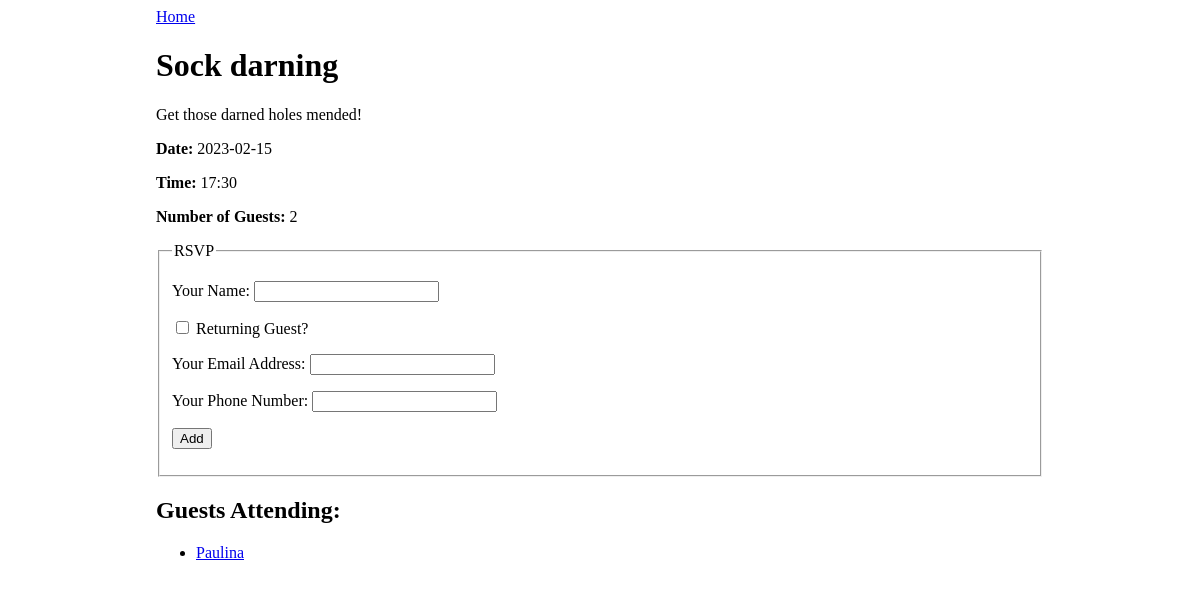
Screenshot of /event/2 with the database file from the repository.
### events_app/models.py (models this page shows)
class Event(db.Model):
    id = db.Column(db.Integer, primary_key=True)
    title = db.Column(db.String(80), nullable=False)
    description = db.Column(db.String(280))
    date_and_time = db.Column(db.DateTime)
    guests = db.relationship('Guest', secondary='guest_event', back_populates='events_attending')
    event_type = db.Column(db.Enum("Party", "Study", "Networking", "Lecture", "Workshop", name="event_type"))

class Guest(db.Model):
    id = db.Column(db.Integer, primary_key=True)
    name = db.Column(db.String(80), nullable=False)
    email = db.Column(db.String(80), nullable=False)
    phone = db.Column(db.String(12), nullable=False)
    events_attending = db.relationship('Event', secondary='guest_event', back_populates='guests')

### events_app/routes.py (the view)
@main.route('/event/<event_id>', methods=['GET'])
def event_detail(event_id):
    event = Event.query.filter_by(id=event_id).first()
    guest_count = Guest.query.count()
    return render_template('event_detail.html', event=event, guest_count=guest_count)

### events_app/templates/event_detail.html (shortened to what this page needs)
{% extends 'base.html' %}
{% block content %}
<a href="/">Home</a>
<h1>{{ event.title }}</h1>
<p>{{ event.description }}</p>
<p><strong>Date:</strong> {{ event.date_and_time.strftime('%Y-%m-%d') }}</p>
<p><strong>Time:</strong> {{ event.date_and_time.strftime('%H:%M') }}</p>
<p><strong>Number of Guests:</strong> {{ guest_count }}</p>
<form method="POST">
    <fieldset>
        <legend>RSVP</legend>
        <p>
            <label>
                Your Name:
                <input type="text" name="guest_name">
            </label>
        </p>
        <p>
            <label>
                <input type="checkbox" name="returning" onchange="returningGuestChanged(this.checked)">
                Returning Guest?
            </label>
        </p>
        <div id="new-guest-info">
            <p>
                <label>
                    Your Email Address:
                    <input type="email" name="email">
                </label>
            </p>
            <p>
                <label>
                    Your Phone Number:
                    <input type="phone" name="phone">
                </label>
            </p>
        </div>
        <p>
            <input type="submit" name="submit" value="Add">
        </p>
    </fieldset>
</form>
<h2>Guests Attending:</h2>
<ul>
    {% for guest in event.guests %}
    <li><a href="/guest/{{ guest.id }}">{{ guest.name }}</a></li>
    {% endfor %}
</ul>
{% endblock %}

### events_app/static/style.css (style rules this page uses)
body { display: flex; justify-content: center; }

### rows the page displays
Event: title "Sock darning", description "Get those darned holes mended!", date_and_time "2023-02-15", date_and_time "17:30"
Guest: name "Paulina"

### other values shown
{{ guest_count }} "2"
